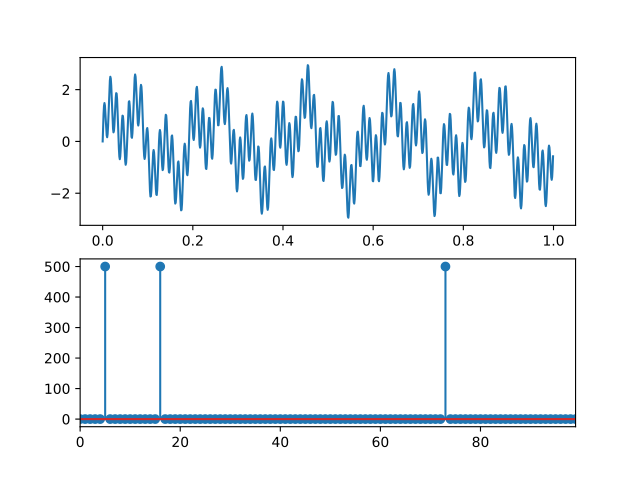

Reproduce this figure in Python.
import numpy as np
import matplotlib.pyplot as plt
import scipy.stats 
import math

N = 1000

F = np.zeros((N, N), dtype = complex)
for m in range(N):
    for n in range(N):
        F[m, n] += math.e ** (-2j * np.pi * n * (m / N))
        
sinus = lambda f0, t, phi = 0: np.sin(2 * np.pi * f0 * t + phi)
t = np.arange(start = 0, stop = 1, step = 1/N)
f1, f2, f3 = 5, 16, 73
x_comp = sinus(f1, t) + sinus(f2, t) + sinus(f3, t)

x_res = F @ x_comp

fig, axs = plt.subplots(2, 1)
    
axs[0].plot(t, x_comp)
axs[1].stem(np.abs(x_res))
axs[1].set_xlim([0, 99])

plt.savefig("ex3.pdf")
plt.show()
